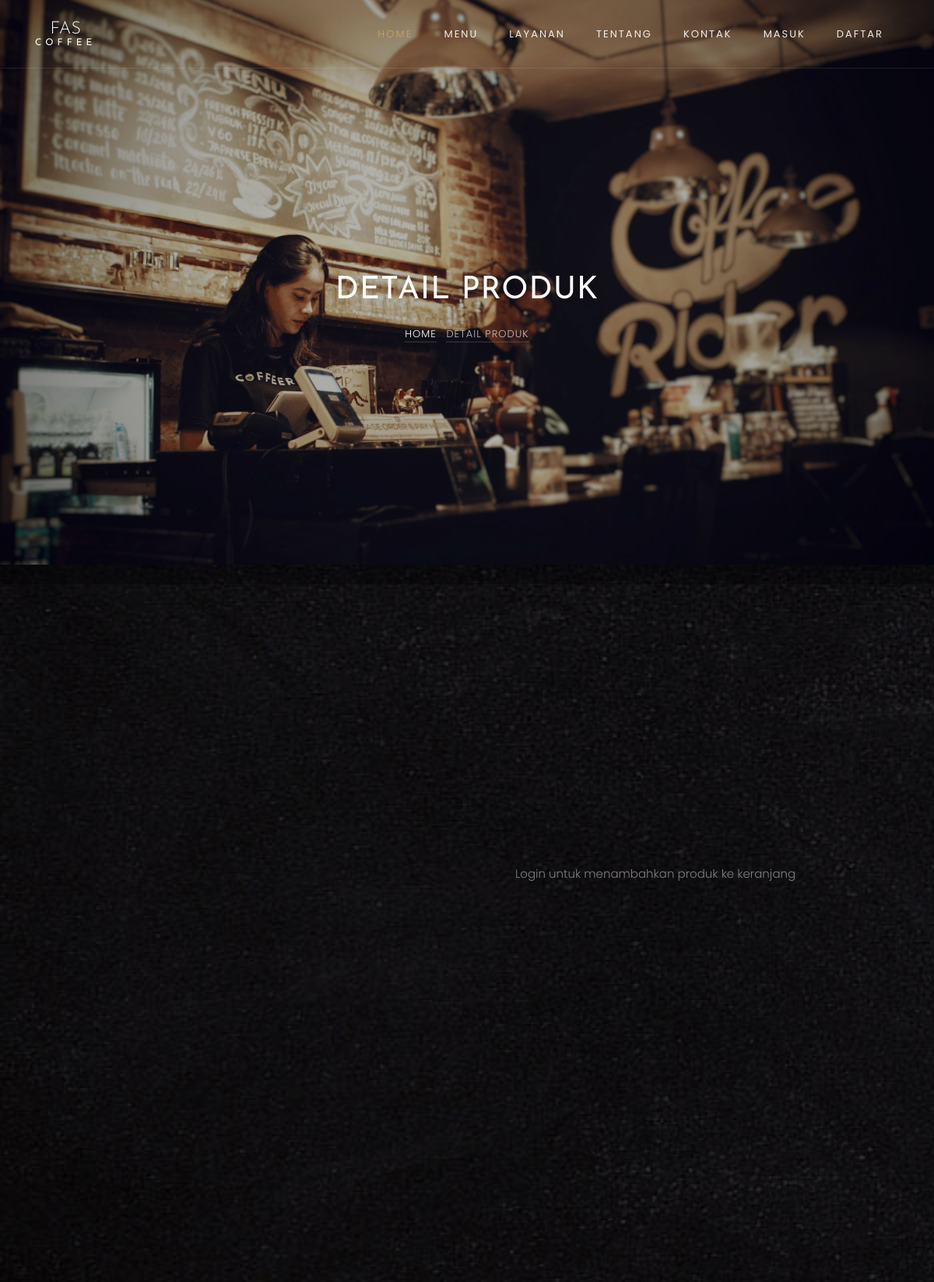
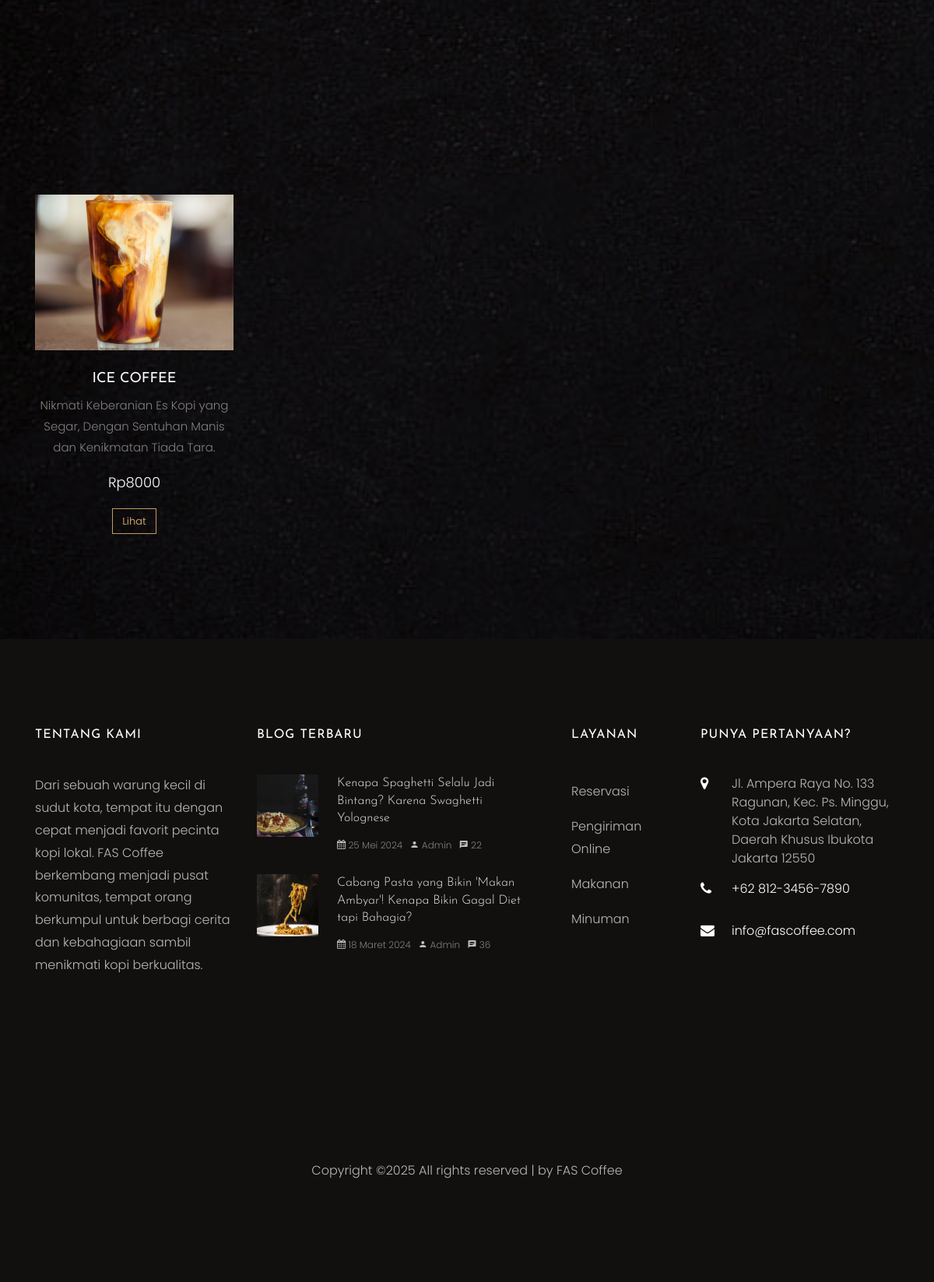
Screenshot of /products/product-single.php?id=1 with the database file from the repository (2 pictures, top to bottom).
### tables this page shows
CREATE TABLE `products` (
  `id` int(10) NOT NULL,
  `name` varchar(200) NOT NULL,
  `image` varchar(200) NOT NULL,
  `description` text NOT NULL,
  `price` int(15) NOT NULL,
  `created_at` timestamp NOT NULL DEFAULT current_timestamp() ON UPDATE current_timestamp(),
  `type` varchar(200) NOT NULL
);

### products/product-single.php (the view, shortened to what this page needs)
<?php require "../includes/header.php"; ?>
<?php require "../config/config.php"; ?>
<?php
	if(isset($_GET['id'])) {
		$id = $_GET['id'];
		$products = $conn->query("SELECT * FROM products WHERE id='$id'");
		$products->execute();
		$singleProduct = $products->fetch(PDO::FETCH_OBJ);
		$relatedProducts = $conn->query("SELECT * FROM products WHERE type='$singleProduct->type'
		AND id !='$singleProduct->id'");
		$relatedProducts->execute();
		$allRelatedProducts = $relatedProducts->fetchAll(PDO::FETCH_OBJ);
	} else{
		header("location:".APPURL."/404.php");
	}
?>
    <section class="home-slider owl-carousel">
      <div class="slider-item" style="background-image: url(<?php echo APPURL; ?>/images/bg_3.jpg);" data-stellar-background-ratio="0.5">
      	<div class="overlay"></div>
        <div class="container">
          <div class="row slider-text justify-content-center align-items-center">
            <div class="col-md-7 col-sm-12 text-center ftco-animate">
            	<h1 class="mb-3 mt-5 bread">Detail Produk</h1>
	            <p class="breadcrumbs"><span class="mr-2"><a href="<?php echo APPURL; ?>">Home</a></span> <span>Detail Produk</span></p>
            </div>
          </div>
        </div>
      </div>
    </section>
    <section class="ftco-section">
    	<div class="container">
    		<div class="row">
				<?php if(isset($_SESSION['user_id'])) : ?>
				<?php if($rowCount > 0) : ?>
					<button style="margin-top: -335px; margin-left: 632px; height: 65px;" name="submit" type="submit" class="btn btn-primary py-3 px-5" disabled >Tambahkan</button>
					<?php else : ?>
          			<button style="display: inline-block; position: relative; z-index: 1; padding: 2em; margin: -2em; margin-top: -335px; margin-left: 632px; height: 65px;" name="submit" type="submit" class="btn btn-primary py-3 px-5">Tambahkan</button>
				<?php endif; ?>
				<?php else : ?>
					<p style="margin-top: -335px; margin-left: 632px; height: 65px;">Login untuk menambahkan produk ke keranjang</p>
					<?php endif; ?>
    			</div>
    		</div>
    </section>
    <section class="ftco-section">
    	<div class="container">
    		<div class="row justify-content-center mb-5 pb-3">
        </div>
        <div class="row">
			<?php foreach($allRelatedProducts as $allRelatedProduct) : ?>
        	<div class="col-md-3">
        		<div class="menu-entry">
    					<a href="<?php echo APPURL; ?>/products/product-single.php?id=<?php echo $allRelatedProduct->id; ?>" class="img" style="background-image: url(<?php echo IMAGEPRODUCTS; ?>/<?php echo $allRelatedProduct->image; ?>);"></a>
    					<div class="text text-center pt-4">
    						<h3><a href="<?php echo APPURL; ?>/products/product-single.php?id=<?php echo $allRelatedProduct->id; ?>"><?php echo $allRelatedProduct->name; ?></a></h3>
    						<p>
							<?php echo $allRelatedProduct->description; ?>
							</p>
    						<p class="price"><span>Rp<?php echo $allRelatedProduct->price; ?></span></p>
    						<p><a href="<?php echo APPURL; ?>/products/product-single.php?id=<?php echo $allRelatedProduct->id; ?>" class="btn btn-primary btn-outline-primary">Lihat</a></p>
    					</div>
    				</div>
        	</div>
			<?php endforeach; ?>
        </div>
    	</div>
    </section>
	<?php require "../includes/footer.php"; ?>

### rows the page displays
products: image (picture), name "ICE COFFEE", description "Nikmati Keberanian Es Kopi yang Segar, Dengan Sentuhan Manis dan Kenikmatan Tiada Tara.", price "8000"
